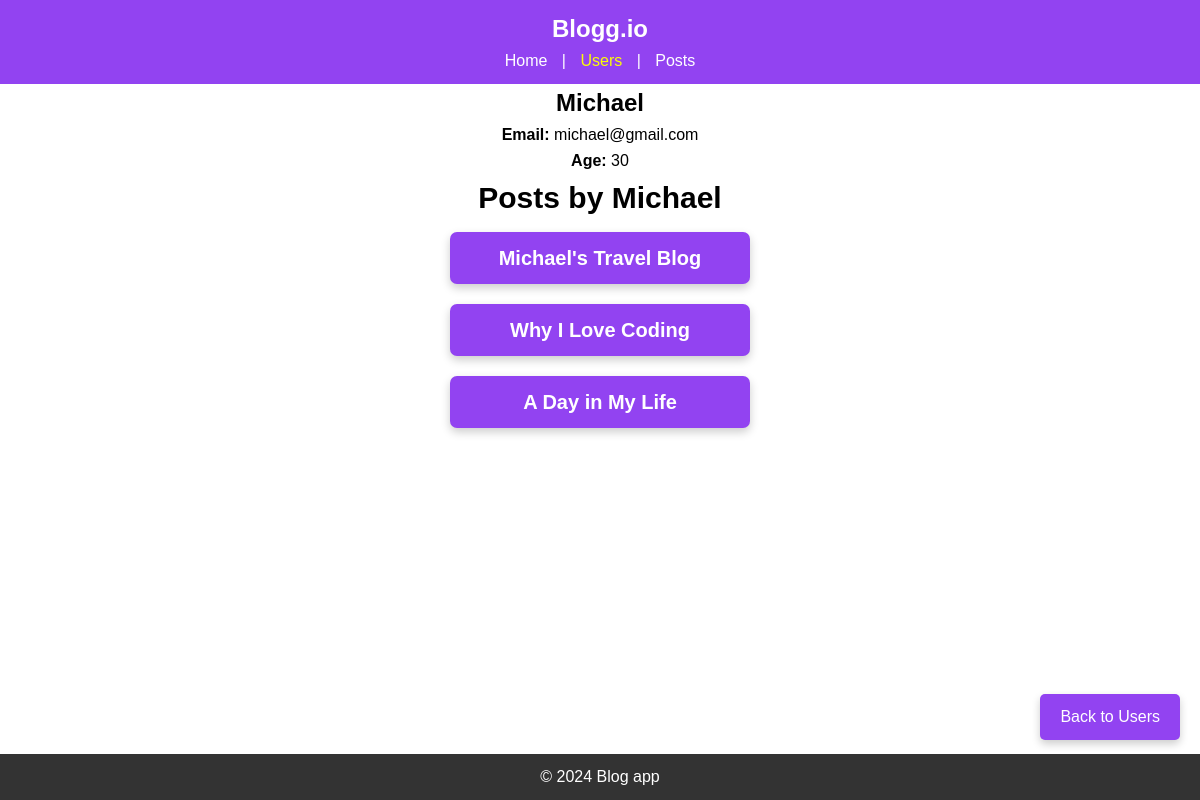
/users/profile/1, run on the app's committed database.
### models.py (models this page shows)
class User(db.Model):
    id = db.Column(db.Integer, primary_key=True)
    username = db.Column(db.String(80), unique=True, nullable=False)
    email = db.Column(db.String(120), unique=True, nullable=False)
    age = db.Column(db.Integer)
    posts = db.relationship('Post', backref='user', lazy=True)
    comments = db.relationship('Comment', backref='user', lazy=True)

class Post(db.Model):
    id = db.Column(db.Integer, primary_key=True, autoincrement=True)
    user_id = db.Column(db.Integer, db.ForeignKey(User.id))
    posted_by = db.relationship('User')
    posted = db.Column(db.DateTime, nullable=False)
    title = db.Column(db.String(120), nullable=False)
    body = db.Column(db.String(500), nullable=False)
    reads = db.Column(db.Integer, default=0)
    comments = db.relationship('Comment', backref='post', lazy=True)

### app.py (the view)
@app.route('/users/profile/<int:user_id>')
def display_user_profile(user_id):
    user = User.query.filter_by(id=user_id).first()
    return render_template('user_profile.html', user=user)

### templates/user_profile.html (shortened to what this page needs)
{% extends "base.html" %}
{% block content %}
<section>
  <h2>{{ user.username }}</h2>
  <p><strong>Email:</strong> {{ user.email }}</p>
  <p><strong>Age:</strong> {{ user.age }}</p>
  <h3 id="user_profile_post_name">Posts by {{ user.username }}</h3>
  <ul id="userprofileul">
    {% for post in user.posts %}
    <li id="postdisplay">
      <a id href="{{ url_for('display_post', post_id=post.id) }}">{{ post.title }}</a>
    </li>
    {% else %}
    <li>No posts available.</li>
    {% endfor %}
  </ul>
  <a id="backbutton" href="{{ url_for('display_all_users') }}">Back to Users</a>
</section>
{% endblock %}

### static/styles.css (style rules this page uses)
* { margin: 0; padding: 0; box-sizing: border-box; }
html,body { width: 100%; overflow-x: hidden; }
body { font-family: Arial, sans-serif; line-height: 1.6; background-color: #efeef1; color: black; margin: 0; padding: 0; align-items: center; display: flex; flex-direction: column; min-height: 100vh; }
a { color: black; text-decoration: none; }
ul li a { font-weight: bold; }
#user_profile_post_name { font-size: 30px; }
#postdisplay { background-color: #9243f1; font-size: 20px; margin: 10px 0; border-radius: 7px; box-shadow: 0 4px 10px rgba(0, 0, 0, 0.2); padding: 10px; width: 300px; transition: transform 0.3s ease , background-color 0.3s ease; display: block; text-align: center; color: white; text-decoration: none; }
#userprofileul { display: flex; flex-direction: column; justify-content: center; align-items: center; list-style: none; }
#postdisplay a { color: white; text-decoration: none; }
#backbutton { position: fixed; bottom: 60px; right: 20px; background-color:#9243f1; color: white; text-decoration: none; padding: 10px 20px; border-radius: 5px; font-size: 16px; cursor: pointer; box-shadow: 0 4px 8px rgba(0, 0, 0, 0.2); transition: background-color 0.3s ease, transform 0.3s ease; }

### data on the page
User: username "Michael", email "michael@gmail.com", age "30"
Post: title "Michael's Travel Blog"
Post: title "Why I Love Coding"
Post: title "A Day in My Life"
